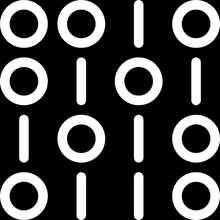
%> input picture Morphology/01.png, 220 x 220 px, shrunk from 500 x 500 before the run
$ octave lab6.m   (GNU Octave 9; MATLAB toolbox functions it lacks are replaced by stand-ins)
%> lines starting %> are read from the running program, lines starting %| are printed output that depends on the picture; in (x1, y1, x2, y2) boxes, pixels count from 0 and x2, y2 are one past the last pixel; in counts of white or black regions, pixels touching at a corner belong together; the program's own positions count from 1
%% Lab 6 - Morphological
clear;clc;
pic1=imread('01.png');
%> pic1 is the input picture: size 220x220x3 uint8; min 0, max 255, mean 70.7
pic1=im2bw(pic1);
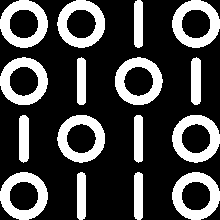
%> pic1: size 220x220 logical; 27.6% white; 16 white regions, largest, box (x1, y1, x2, y2) and area: (0, 57, 48, 105) 1159, (172, 115, 220, 163) 1159, (57, 0, 105, 48) 1158
figure(1)
subplot(2,3,1);
imshow(pic1)
title('Original picture');
grey = 150.0;
h1=7;
h2=7;
x1=int8((-1*(h1))/2)+1;
x2=int8(((h1))/2)-1;
y1=int8((-1*(h2))/2)+1;
y2=int8(((h2))/2)-1;
%%----------------------------------------
subplot(2,3,2);
[m,n]=size(pic1);
%> m = 220; n = 220
pic_3X3_Dilation=zeros(m,n);
for i=4:m-4
    for j=4:n-4
        if pic1(i,j)==1
           for x=-3:3
                for y=-3:3
                   pic_3X3_Dilation(i+x,j+y) = 1;
                end
           end
        end
    end
end
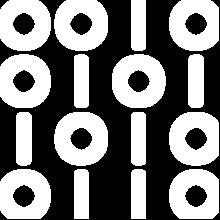
%> pic_3X3_Dilation: size 220x220 double; values 0 (black) and 1 (white), 48% white; 16 white regions, largest, box (x1, y1, x2, y2) and area: (112, 54, 166, 108) 2064, (54, 112, 108, 166) 2064, (0, 54, 51, 108) 2008
imshow(pic_3X3_Dilation)
title('Dilation 7X7 picture');
%%----------------------------------------
subplot(2,3,3);
[m,n]=size(pic1);
pic_3X1_Dilation=zeros(m,n);
for i=4:m-4
    for j=4:n-4
        if pic1(i,j)==1
           for x=-3:3
                for y=-1:1
                   pic_3X1_Dilation(i+x,j+y) = 1;
                end
           end
        end
    end
end
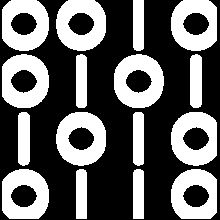
%> pic_3X1_Dilation: size 220x220 double; values 0 (black) and 1 (white), 39.5% white; 16 white regions, largest, box (x1, y1, x2, y2) and area: (114, 54, 164, 108) 1759, (56, 112, 106, 166) 1759, (56, 0, 106, 51) 1715
imshow(pic_3X1_Dilation)
title('Dilation 7X3 picture');
%%----------------------------------------
subplot(2,3,4);
[m,n]=size(pic1);
pic_7X7_Erosion=zeros(m,n);
for i=4:m-4
    for j=4:n-4
        flag=0;
           for x=-3:3
                for y=-3:3
                    if pic1(i+x,j+y) == 1
                        flag=flag+1;
                    end
                end
           end
           if flag==49
            pic_7X7_Erosion(i,j)=1;
           end
    end
end
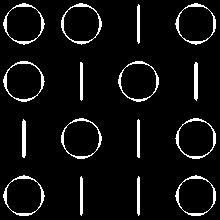
%> pic_7X7_Erosion: size 220x220 double; values 0 (black) and 1 (white), 6.2% white; 16 white regions, largest, box (x1, y1, x2, y2) and area: (3, 3, 45, 45) 244, (3, 61, 45, 102) 243, (61, 3, 102, 45) 242
imshow(pic_7X7_Erosion)
title('Erosion 7X7 picture');
%%----------------------------------------
subplot(2,3,5);
[m,n]=size(pic1);
pic_7X3_Erosion=zeros(m,n);
for i=4:m-4
    for j=4:n-4
        flag=0;
           for x=-3:3
                for y=-1:1
                    if pic1(i+x,j+y) == 1
                        flag=flag+1;
                    end
                end
           end
           if flag==21
            pic_7X3_Erosion(i,j)=1;
           end
    end
end
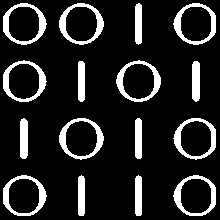
%> pic_7X3_Erosion: size 220x220 double; values 0 (black) and 1 (white), 14% white; 16 white regions, largest, box (x1, y1, x2, y2) and area: (59, 3, 104, 45) 546, (3, 3, 47, 45) 534, (3, 60, 47, 102) 534
imshow(pic_7X3_Erosion)
title('Erosion 7X7 picture');
%%----------------------------------------
% [37 lines of commented-out code are left out]

$ run again, with Morphology/Dilation & Erosion.PNG copied over Morphology/01.png
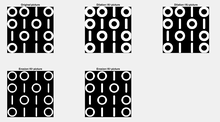
%> input picture Morphology/Dilation & Erosion.PNG, 220 x 122 px, shrunk from 1525 x 848 before the run
%> pic1 is the input picture: size 122x220x3 uint8; min 0, max 255, mean 171.9
%> `pic1=im2bw(pic1);`:
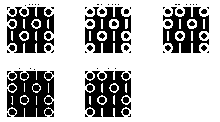
%> pic1: size 122x220 logical; 70.9% white; 83 black regions (41 under 20 px), largest, box (x1, y1, x2, y2) and area: (7, 71, 54, 117) 1737, (85, 71, 131, 117) 1317, (7, 7, 54, 53) 1290
%> after the loop `for i=4:m-4`:
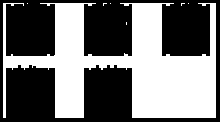
%> pic_7X3_Erosion: size 122x220 double; values 0 (black) and 1 (white), 45.1% white; 7 white regions (6 under 20 px), largest, box (x1, y1, x2, y2) and area: (3, 3, 216, 118) 12098
